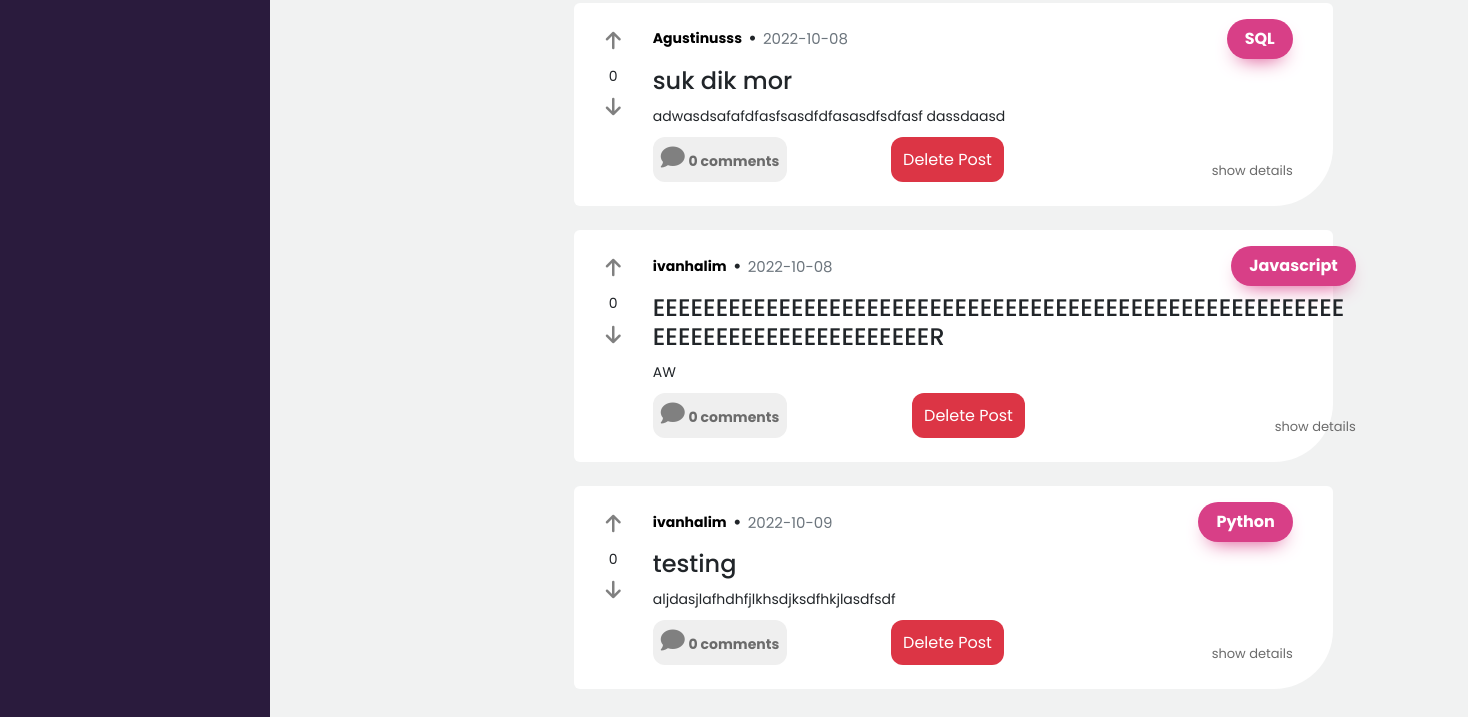
The page /admin_posts.php (lower part) on the database as committed earlier.
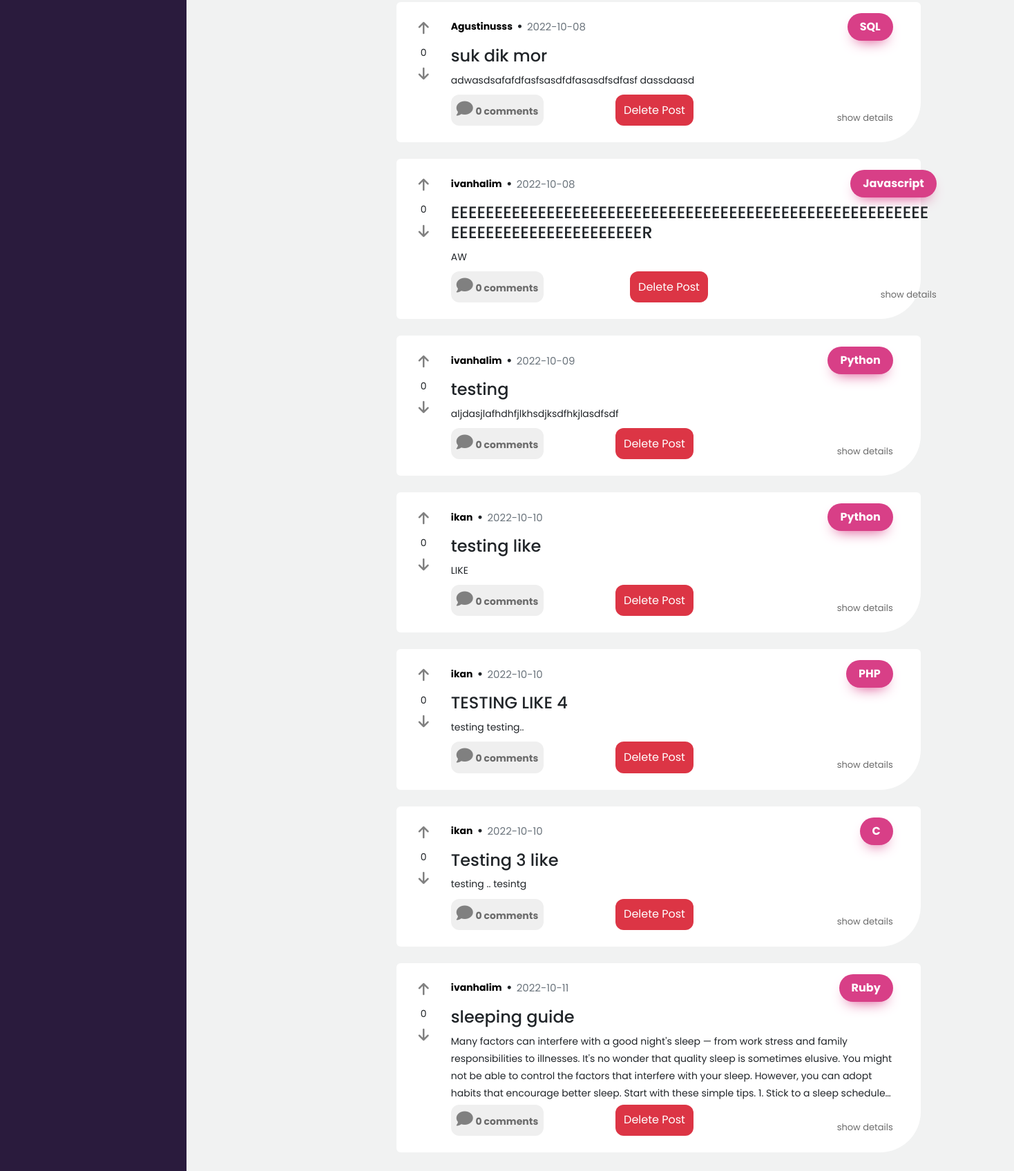
The same page on the database as committed later.
### tables this page shows
CREATE TABLE `post` (
  `id` varchar(5) NOT NULL,
  `title` varchar(300) NOT NULL,
  `body` mediumtext NOT NULL,
  `like_ammount` int(11) NOT NULL,
  `comment_ammount` int(11) NOT NULL,
  `time_created` time NOT NULL,
  `date_created` date NOT NULL,
  `user_id` varchar(5) NOT NULL,
  `forum_id` varchar(5) NOT NULL
);

### admin_posts.php (the view, shortened to what this page needs)
<?php
require_once("security.php");
$sql = "SELECT *,
(
    SELECT username from user
    where id = user_id
) AS 'username',
(
    SELECT img from user
    where id = user_id
) AS 'img',
(
    SELECT categories from forum
    where id = forum_id
) AS 'category'
FROM post ";
$hasil = $db->query($sql);
?>
<!DOCTYPE html>
<html lang="en">
  <head>
    <link rel="stylesheet" href="https://cdn.jsdelivr.net/npm/bootstrap@5.2.1/dist/css/bootstrap.min.css" />
	<link rel="stylesheet" href="https://cdnjs.cloudflare.com/ajax/libs/font-awesome/6.2.0/css/fontawesome.min.css" />
	<link rel="stylesheet" href="https://cdnjs.cloudflare.com/ajax/libs/font-awesome/6.2.0/css/all.min.css" />
	<link rel="stylesheet" href="https://cdnjs.cloudflare.com/ajax/libs/font-awesome/6.2.0/css/regular.min.css" />
	<link rel="stylesheet" href="https://cdnjs.cloudflare.com/ajax/libs/font-awesome/6.2.0/css/solid.min.css" />
		<link rel="stylesheet" href="css/admin.css">
		<link rel="stylesheet" href="css/dashboard.css">
  </head>
  <body>
		<div class="wrapper d-flex">
			<nav id="sidebar" class="active">
    	</nav>
    <main>
    <div id="content" class="container p-4 p-md-5 pt-5 ms-5">
        <?php while ($row = $hasil->fetch(PDO::FETCH_ASSOC)) {?>
			<div class="container my-4 col-lg-8">
			<div class="card-group vgr-cards">
				<div class="card border-0 bottom-right-round">
					<div class="card-body me-4 d-flex flex-row">
						<div class="px-2 align-middle text-center justify-content-center align-items-center">
							<div class="d-flex flex-column me-3 mt-1">
								<button class="border-0 bg-transparent p-2" id="upvoteBtn"><i class="fa-solid fa-arrow-up" id="upvoteIcon" style="font-size:1.25rem; color:grey"></i></button>
								<span class="mx-1" id="vote-count"><?= $row['like_ammount']?></span>
								<button class="border-0 bg-transparent p-2" id="downvoteBtn"><i class="fa-solid fa-arrow-down" id="downvoteIcon" style="font-size:1.25rem; color:grey"></i></button>
							</div>
						</div>
						<div class="d-flex flex-column w-100">
							<div class="user-container d-flex align-items-center mb-2 text-nowrap col-lg-12">
								<a style="text-decoration: none; color: black;" class="detail-user-profile" href="user_profile.php?id=<?=$row['user_id']?>">
								<span class="post-username me-1"><?= $row['username']?></span></a>
								<i class="fa-solid fa-circle mx-1" style="font-size: 5px;"></i>
								<span class="post-date ms-1 text-muted" style="font-size: 15px;"><?= $row['date_created']?></span>
								<div class="w-100 d-flex flex-row justify-content-end">
									<?php $category = $row['category']; ?>
									<a href="category.php?list=<?= strtolower($category)?>"><button class="category-button" role="button"><?= $row['category']?></button></a>
								</div>
							</div>
							<div class="content-container d-flex flex-column">
								<h4 class="card-title"><?= $row['title']?></h4>
								<p class="card-text card-body-content" style="max-height: 6rem; display: -webkit-box; -webkit-line-clamp: 4; -webkit-box-orient:vertical; overflow: hidden; text-overflow: ellipsis; white-space:wrap;"><?= $row['body']?></p>
							</div>
							<div class="feedback-container d-flex flex-row my-2">
								<button class="px-2 py-2" style="max-width: 10rem"><i class="fa-solid fa-comment" style="color: grey;"></i>
								<span class="mx-auto my-auto" style="font-weight: bold; color: #6B6B6B"><?= $row['comment_ammount']?> comments</span></button>
                                <button class="btn btn-danger mx-auto">Delete Post</button>
								<a onMouseOver="this.style.textDecoration='underline'" onMouseOut="this.style.textDecoration='none'" class="post-detail-link ms-auto align-self-end" style="text-decoration: none; color: #6B6B6B; font-size: 13px; " href="post_detail.php">show details</a>
							</div>
						</div>
					</div>
				</div>
			</div>
		</div>
		<?php } ?>
      </div>
	</div>
  </body>
</html>

### css/admin.css (style rules this page uses)
:root { --font-size: 1rem; --primary01: #d83f87; --primary02: #2a1b3d; --primary03: #44318d; --secondary01: #e98074; --secondary02: #a4b3b6; --secondary03: #e0fbfc; --accent01: #e63946; --accent02: #fbc531; }
body { font-family: "Poppins"; font-size: 14px; line-height: 1.8; font-weight: normal; background: #fafafa; }
a { transition: 0.3s all ease; color: black; }
button { transition: 0.3s all ease; }
.wrapper { width: 100%; }
#sidebar { min-width: 270px; max-width: 270px; background: var(--primary02); color: #fff; transition: all 0.3s; position: relative; }
#content { width: 100%; padding: 0; min-height: 100vh; transition: all 0.3s; }

### css/dashboard.css (style rules this page uses)
:root { --font-size: 1rem; --primary01: #d83f87; --primary02: #2a1b3d; --primary03: #44318d; --secondary01: #e98074; --secondary02: #a4b3b6; --secondary03: #e0fbfc; --accent01: #e63946; --accent02: #fbc531; }
body { margin: 0; padding: 0; box-sizing: border-box; background-color: #f1f2f2; }
html { overflow-x: hidden; }
.post-username { font-weight: bold; }
.feedback-container button { border: none; border-radius: 12px; }
.feedback-container button i { font-size: 1.5rem; }
.category-button { background: var(--primary01); border-radius: 999px; box-shadow: var(--primary01) 0 10px 20px -10px; box-sizing: border-box; color: #ffffff; font-family: "Poppins"; font-size: 16px; font-weight: bold; line-height: 24px; padding: 8px 18px; border: 0; }
.bottom-right-round { border-bottom-right-radius: 4vw; }

Rows that differ between the two databases and show on the page:
added post: like_ammount "0", username "ikan", date_created "2022-10-10", category "Python", title "testing like", body "LIKE", comment_ammount "0"
added post: like_ammount "0", username "ikan", date_created "2022-10-10", category "PHP", title "TESTING LIKE 4", body "testing testing..", comment_ammount "0"
added post: like_ammount "0", username "ikan", date_created "2022-10-10", category "C", title "Testing 3 like", body "testing .. tesintg", comment_ammount "0"
added post: like_ammount "0", username "ivanhalim", date_created "2022-10-11", category "Ruby", title "sleeping guide", body "Many factors can interfere with a good night's sleep — from work stress and family responsibilities to illnesses. It's no wonder that quality sleep is sometimes elusive. You might not be able to control the factors that interfere with your sleep. However, you can adopt habits that encourage better sleep. Start with these simple tips. 1. Stick to a sleep…", comment_ammount "0"
